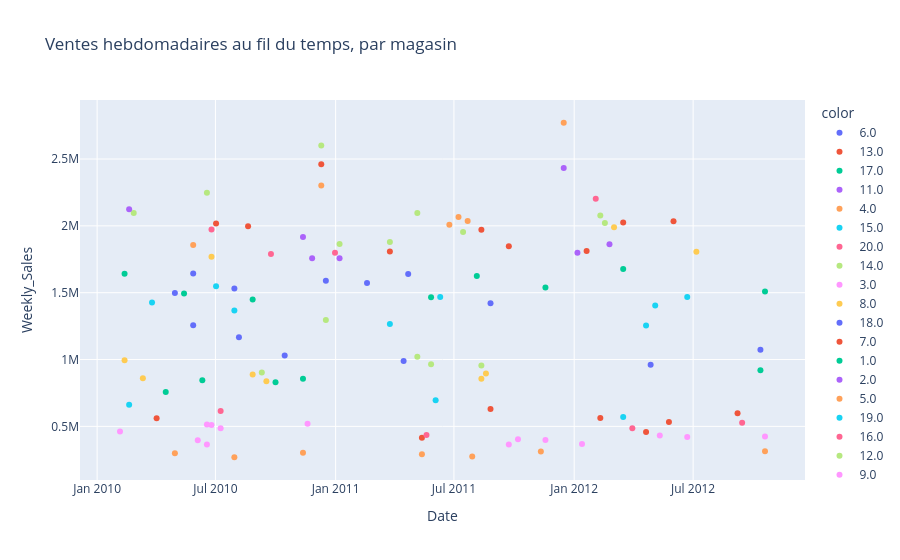

Write notebook code for a chart like this one.
### Markdown cell above
Le nuage de points est considérablement moins contrasté que ne pouvait l'être l'analyse précédente. Les répartitions ne semblent pas être dominées par les semaines en particulier, et il semble que l'effet de la répartition inter-magasin écrase complètement toute régularité dans les distributions hebdomadaires. On notera toutefois que les cinq valeurs les plus élevées semblent toutes être situées à une période précédant légèrement janvier, possiblement le Black Friday ou Noel.

### Code cell
px.scatter(df, x="Date", y="Weekly_Sales", color=df["Store"].astype(str),
           title="Ventes hebdomadaires au fil du temps, par magasin")

### Figure 1 — Plotly figure (JSON) as saved in the notebook; plotly's stock layout.template omitted (floating-point values rounded to 4 significant figures)
{"data": [{"hovertemplate": "color=6.0<br>Date=%{x}<br>Weekly_Sales=%{y}<extra></extra>", "legendgroup": "6.0", "marker": {"color": "#636efa", "symbol": "circle"}, "mode": "markers", "name": "6.0", "orientation": "v", "showlegend": true, "type": "scatter", "x": ["2011-02-18T00:00:00", "2010-05-28T00:00:00", "2010-04-30T00:00:00", "2011-08-26T00:00:00", "2010-07-30T00:00:00", "2012-10-19T00:00:00", "2011-04-22T00:00:00"], "xaxis": "x", "y": [1572000.0, 1644000.0, 1498000.0, 1420000.0, 1532000.0, null, 1639000.0], "yaxis": "y"}, {"hovertemplate": "color=13.0<br>Date=%{x}<br>Weekly_Sales=%{y}<extra></extra>", "legendgroup": "13.0", "marker": {"color": "#EF553B", "symbol": "circle"}, "mode": "markers", "name": "13.0", "orientation": "v", "showlegend": true, "type": "scatter", "x": ["2011-03-25T00:00:00", "2010-08-20T00:00:00", "2012-06-01T00:00:00", "2011-09-23T00:00:00", "2010-12-10T00:00:00", "2010-07-02T00:00:00", "2012-01-20T00:00:00", "2011-08-12T00:00:00", "2012-03-16T00:00:00"], "xaxis": "x", "y": [1808000.0, 1997000.0, 2035000.0, 1847000.0, 2461000.0, 2018000.0, 1812000.0, 1970000.0, 2026000.0], "yaxis": "y"}, {"hovertemplate": "color=17.0<br>Date=%{x}<br>Weekly_Sales=%{y}<extra></extra>", "legendgroup": "17.0", "marker": {"color": "#00cc96", "symbol": "circle"}, "mode": "markers", "name": "17.0", "orientation": "v", "showlegend": true, "type": "scatter", "x": ["2012-07-27T00:00:00", "2010-10-01T00:00:00", "2012-10-12T00:00:00", "2010-04-16T00:00:00", null, null, "2010-11-12T00:00:00", "2010-06-11T00:00:00"], "xaxis": "x", "y": [null, 829200.0, 919900.0, 757700.0, 986900.0, 1047000.0, 855500.0, 845300.0], "yaxis": "y"}, {"hovertemplate": "color=11.0<br>Date=%{x}<br>Weekly_Sales=%{y}<extra></extra>", "legendgroup": "11.0", "marker": {"color": "#ab63fa", "symbol": "circle"}, "mode": "markers", "name": "11.0", "orientation": "v", "showlegend": true, "type": "scatter", "x": [null, null, "2010-11-26T00:00:00"], "xaxis": "x", "y": [1244000.0, 1570000.0, 1757000.0], "yaxis": "y"}, {"hovertemplate": "color=4.0<br>Date=%{x}<br>Weekly_Sales=%{y}<extra></extra>", "legendgroup": "4.0", "marker": {"color": "#FFA15A", "symbol": "circle"}, "mode": "markers", "name": "4.0", "orientation": "v", "showlegend": true, "type": "scatter", "x": ["2010-05-28T00:00:00", "2011-06-24T00:00:00", "2011-01-07T00:00:00", "2011-12-16T00:00:00", "2010-12-10T00:00:00", "2011-07-22T00:00:00", "2011-07-08T00:00:00"], "xaxis": "x", "y": [1858000.0, 2008000.0, null, 2771000.0, 2303000.0, 2036000.0, 2067000.0], "yaxis": "y"}, {"hovertemplate": "color=15.0<br>Date=%{x}<br>Weekly_Sales=%{y}<extra></extra>", "legendgroup": "15.0", "marker": {"color": "#19d3f3", "symbol": "circle"}, "mode": "markers", "name": "15.0", "orientation": "v", "showlegend": true, "type": "scatter", "x": ["2011-06-03T00:00:00", "2012-03-16T00:00:00", null, "2010-02-19T00:00:00"], "xaxis": "x", "y": [695400.0, 570600.0, 607500.0, 660800.0], "yaxis": "y"}, {"hovertemplate": "color=20.0<br>Date=%{x}<br>Weekly_Sales=%{y}<extra></extra>", "legendgroup": "20.0", "marker": {"color": "#FF6692", "symbol": "circle"}, "mode": "markers", "name": "20.0", "orientation": "v", "showlegend": true, "type": "scatter", "x": ["2012-02-03T00:00:00", "2010-03-26T00:00:00", "2012-09-07T00:00:00", "2010-06-25T00:00:00", "2010-09-24T00:00:00", null, "2010-12-31T00:00:00"], "xaxis": "x", "y": [2204000.0, null, null, 1973000.0, 1790000.0, 2046000.0, 1800000.0], "yaxis": "y"}, {"hovertemplate": "color=14.0<br>Date=%{x}<br>Weekly_Sales=%{y}<extra></extra>", "legendgroup": "14.0", "marker": {"color": "#B6E880", "symbol": "circle"}, "mode": "markers", "name": "14.0", "orientation": "v", "showlegend": true, "type": "scatter", "x": ["2010-12-10T00:00:00", "2012-02-10T00:00:00", "2011-03-25T00:00:00", "2012-02-17T00:00:00", "2011-05-06T00:00:00", "2011-07-15T00:00:00", "2010-02-26T00:00:00", "2011-01-07T00:00:00", "2010-06-18T00:00:00"], "xaxis": "x", "y": [2601000.0, 2077000.0, 1879000.0, 2021000.0, 2096000.0, 1954000.0, 2096000.0, 1865000.0, 2249000.0], "yaxis": "y"}, {"hovertemplate": "color=3.0<br>Date=%{x}<br>Weekly_Sales=%{y}<extra></extra>", "legendgroup": "3.0", "marker": {"color": "#FF97FF", "symbol": "circle"}, "mode": "markers", "name": "3.0", "orientation": "v", "showlegend": true, "type": "scatter", "x": [null, "2012-05-18T00:00:00", "2012-01-13T00:00:00", "2011-09-23T00:00:00", "2010-02-05T00:00:00", "2011-07-29T00:00:00", "2012-05-11T00:00:00", null, "2010-06-18T00:00:00", "2012-06-22T00:00:00", "2011-11-18T00:00:00", "2011-01-07T00:00:00", "2011-10-07T00:00:00", "2010-06-04T00:00:00", "2012-10-19T00:00:00"], "xaxis": "x", "y": [418900.0, null, 367400.0, 365200.0, 461600.0, null, 432000.0, 384200.0, 364100.0, 419500.0, 398800.0, null, 403300.0, 397000.0, 424500.0], "yaxis": "y"}, {"hovertemplate": "color=8.0<br>Date=%{x}<br>Weekly_Sales=%{y}<extra></extra>", "legendgroup": "8.0", "marker": {"color": "#FECB52", "symbol": "circle"}, "mode": "markers", "name": "8.0", "orientation": "v", "showlegend": true, "type": "scatter", "x": ["2011-08-19T00:00:00", "2010-08-27T00:00:00", "2010-09-03T00:00:00", "2010-03-12T00:00:00", "2010-02-12T00:00:00", "2010-09-17T00:00:00", "2011-07-22T00:00:00", "2011-08-12T00:00:00"], "xaxis": "x", "y": [895100.0, 888800.0, null, 860300.0, 994800.0, 836700.0, null, 856800.0], "yaxis": "y"}, {"hovertemplate": "color=18.0<br>Date=%{x}<br>Weekly_Sales=%{y}<extra></extra>", "legendgroup": "18.0", "marker": {"color": "#636efa", "symbol": "circle"}, "mode": "markers", "name": "18.0", "orientation": "v", "showlegend": true, "type": "scatter", "x": ["2010-10-15T00:00:00", null, "2012-10-12T00:00:00", "2011-04-15T00:00:00", "2012-04-27T00:00:00", "2010-08-06T00:00:00", "2010-12-17T00:00:00", null, "2010-05-28T00:00:00", null], "xaxis": "x", "y": [1030000.0, 1205000.0, 1074079, 988200.0, 961200.0, 1166000.0, 1588000.0, 1087000.0, 1256000.0, 1048000.0], "yaxis": "y"}, {"hovertemplate": "color=7.0<br>Date=%{x}<br>Weekly_Sales=%{y}<extra></extra>", "legendgroup": "7.0", "marker": {"color": "#EF553B", "symbol": "circle"}, "mode": "markers", "name": "7.0", "orientation": "v", "showlegend": true, "type": "scatter", "x": ["2011-05-13T00:00:00", "2010-04-02T00:00:00", "2012-02-10T00:00:00", "2011-08-26T00:00:00", "2012-04-20T00:00:00", "2012-09-07T00:00:00", "2012-05-25T00:00:00", null], "xaxis": "x", "y": [414100.0, 561100.0, 563500.0, 630000.0, 457300.0, 597900.0, 532700.0, 716400.0], "yaxis": "y"}, {"hovertemplate": "color=1.0<br>Date=%{x}<br>Weekly_Sales=%{y}<extra></extra>", "legendgroup": "1.0", "marker": {"color": "#00cc96", "symbol": "circle"}, "mode": "markers", "name": "1.0", "orientation": "v", "showlegend": true, "type": "scatter", "x": ["2012-03-16T00:00:00", null, "2010-02-12T00:00:00", "2011-08-05T00:00:00", "2010-08-27T00:00:00", "2012-10-19T00:00:00", "2011-11-18T00:00:00", "2010-05-14T00:00:00", "2011-12-09T00:00:00", "2011-05-27T00:00:00", "2010-09-24T00:00:00"], "xaxis": "x", "y": [1677000.0, 1662000.0, 1642000.0, 1624000.0, 1449000.0, 1508000.0, 1539000.0, 1494000.0, null, 1466000.0, null], "yaxis": "y"}, {"hovertemplate": "color=2.0<br>Date=%{x}<br>Weekly_Sales=%{y}<extra></extra>", "legendgroup": "2.0", "marker": {"color": "#ab63fa", "symbol": "circle"}, "mode": "markers", "name": "2.0", "orientation": "v", "showlegend": true, "type": "scatter", "x": ["2011-12-16T00:00:00", null, "2012-02-24T00:00:00", "2010-11-12T00:00:00", "2011-01-07T00:00:00", null, "2012-01-06T00:00:00", "2010-02-19T00:00:00"], "xaxis": "x", "y": [2433000.0, 1853000.0, 1862000.0, 1917000.0, 1758000.0, 1798000.0, 1800000.0, 2124000.0], "yaxis": "y"}, {"hovertemplate": "color=5.0<br>Date=%{x}<br>Weekly_Sales=%{y}<extra></extra>", "legendgroup": "5.0", "marker": {"color": "#FFA15A", "symbol": "circle"}, "mode": "markers", "name": "5.0", "orientation": "v", "showlegend": true, "type": "scatter", "x": ["2011-05-13T00:00:00", "2011-12-30T00:00:00", "2011-11-11T00:00:00", "2010-07-30T00:00:00", "2012-10-19T00:00:00", null, "2010-04-30T00:00:00", "2011-07-29T00:00:00", "2010-11-12T00:00:00"], "xaxis": "x", "y": [290900.0, null, 311900.0, 268900.0, 313400.0, 359200.0, 298700.0, 275100.0, 301800.0], "yaxis": "y"}, {"hovertemplate": "color=19.0<br>Date=%{x}<br>Weekly_Sales=%{y}<extra></extra>", "legendgroup": "19.0", "marker": {"color": "#19d3f3", "symbol": "circle"}, "mode": "markers", "name": "19.0", "orientation": "v", "showlegend": true, "type": "scatter", "x": ["2010-03-26T00:00:00", "2012-05-04T00:00:00", "2011-03-25T00:00:00", "2010-07-02T00:00:00", "2010-07-30T00:00:00", "2012-06-22T00:00:00", "2012-04-13T00:00:00", "2011-06-10T00:00:00", "2012-04-20T00:00:00"], "xaxis": "x", "y": [1427000.0, 1405000.0, 1267000.0, 1549000.0, 1366000.0, 1468000.0, null, 1467000.0, 1255000.0], "yaxis": "y"}, {"hovertemplate": "color=16.0<br>Date=%{x}<br>Weekly_Sales=%{y}<extra></extra>", "legendgroup": "16.0", "marker": {"color": "#FF6692", "symbol": "circle"}, "mode": "markers", "name": "16.0", "orientation": "v", "showlegend": true, "type": "scatter", "x": ["2011-05-20T00:00:00", "2012-09-14T00:00:00", "2012-03-30T00:00:00", "2010-07-09T00:00:00"], "xaxis": "x", "y": [435400.0, 526500.0, 485100.0, 614300.0], "yaxis": "y"}, {"hovertemplate": "color=12.0<br>Date=%{x}<br>Weekly_Sales=%{y}<extra></extra>", "legendgroup": "12.0", "marker": {"color": "#B6E880", "symbol": "circle"}, "mode": "markers", "name": "12.0", "orientation": "v", "showlegend": true, "type": "scatter", "x": ["2011-05-06T00:00:00", "2010-12-17T00:00:00", "2011-08-12T00:00:00", "2011-05-27T00:00:00", "2010-09-10T00:00:00"], "xaxis": "x", "y": [1021000.0, 1296000.0, 955900.0, 964300.0, 903100.0], "yaxis": "y"}, {"hovertemplate": "color=9.0<br>Date=%{x}<br>Weekly_Sales=%{y}<extra></extra>", "legendgroup": "9.0", "marker": {"color": "#FF97FF", "symbol": "circle"}, "mode": "markers", "name": "9.0", "orientation": "v", "showlegend": true, "type": "scatter", "x": ["2010-06-25T00:00:00", "2010-11-19T00:00:00", "2010-07-09T00:00:00", "2010-06-18T00:00:00"], "xaxis": "x", "y": [509300.0, 519800.0, 485400.0, 513100.0], "yaxis": "y"}, {"hovertemplate": "color=10.0<br>Date=%{x}<br>Weekly_Sales=%{y}<extra></extra>", "legendgroup": "10.0", "marker": {"color": "#FECB52", "symbol": "circle"}, "mode": "markers", "name": "10.0", "orientation": "v", "showlegend": true, "type": "scatter", "x": ["2012-07-06T00:00:00", "2012-03-02T00:00:00", null, "2010-06-25T00:00:00", null], "xaxis": "x", "y": [1806000.0, 1990000.0, 1714000.0, 1768000.0, 1832000.0], "yaxis": "y"}], "layout": {"legend": {"title": {"text": "color"}, "tracegroupgap": 0}, "title": {"text": "Ventes hebdomadaires au fil du temps, par magasin"}, "xaxis": {"anchor": "y", "domain": [0, 1], "title": {"text": "Date"}}, "yaxis": {"anchor": "x", "domain": [0, 1], "title": {"text": "Weekly_Sales"}}}}
